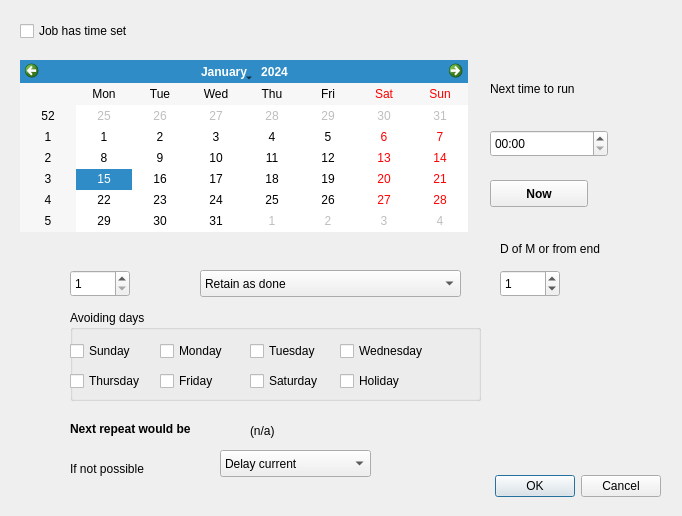
<?xml version="1.0" encoding="UTF-8"?>
<ui version="4.0">
 <class>timeparamdlg</class>
 <widget class="QDialog" name="timeparamdlg">
  <property name="geometry">
   <rect>
    <x>0</x>
    <y>0</y>
    <width>682</width>
    <height>516</height>
   </rect>
  </property>
  <property name="windowTitle">
   <string>Job Time parameters</string>
  </property>
  <widget class="QDialogButtonBox" name="buttonBox">
   <property name="geometry">
    <rect>
     <x>400</x>
     <y>470</y>
     <width>261</width>
     <height>32</height>
    </rect>
   </property>
   <property name="orientation">
    <enum>Qt::Horizontal</enum>
   </property>
   <property name="standardButtons">
    <set>QDialogButtonBox::Cancel|QDialogButtonBox::Ok</set>
   </property>
  </widget>
  <widget class="QCheckBox" name="timeisset">
   <property name="geometry">
    <rect>
     <x>20</x>
     <y>20</y>
     <width>141</width>
     <height>22</height>
    </rect>
   </property>
   <property name="toolTip">
    <string>Indicate job has time set as opposed to being a &quot;do when possible&quot; job.</string>
   </property>
   <property name="text">
    <string>Job has time set</string>
   </property>
  </widget>
  <widget class="QCalendarWidget" name="nexttime_date">
   <property name="geometry">
    <rect>
     <x>20</x>
     <y>60</y>
     <width>448</width>
     <height>172</height>
    </rect>
   </property>
   <property name="toolTip">
    <string>Select the date of the next run here</string>
   </property>
  </widget>
  <widget class="QTimeEdit" name="nexttime_time">
   <property name="geometry">
    <rect>
     <x>490</x>
     <y>130</y>
     <width>118</width>
     <height>27</height>
    </rect>
   </property>
   <property name="toolTip">
    <string>Select the time part of the next time here</string>
   </property>
   <property name="displayFormat">
    <string>HH:mm</string>
   </property>
   <property name="calendarPopup">
    <bool>false</bool>
   </property>
  </widget>
  <widget class="QLabel" name="label">
   <property name="geometry">
    <rect>
     <x>490</x>
     <y>80</y>
     <width>121</width>
     <height>17</height>
    </rect>
   </property>
   <property name="text">
    <string>Next time to run</string>
   </property>
  </widget>
  <widget class="QComboBox" name="repstyle">
   <property name="geometry">
    <rect>
     <x>200</x>
     <y>270</y>
     <width>261</width>
     <height>27</height>
    </rect>
   </property>
   <property name="toolTip">
    <string>Set here what style of repeat you require.
Either set to delete at the end, to retain as &quot;done&quot; with manual reset or as
auto-repeat by the intervals given and number of units as given in the box.</string>
   </property>
   <property name="currentIndex">
    <number>1</number>
   </property>
   <item>
    <property name="text">
     <string>Delete at end</string>
    </property>
   </item>
   <item>
    <property name="text">
     <string>Retain as done</string>
    </property>
   </item>
   <item>
    <property name="text">
     <string>Minutes</string>
    </property>
   </item>
   <item>
    <property name="text">
     <string>Hours</string>
    </property>
   </item>
   <item>
    <property name="text">
     <string>Days</string>
    </property>
   </item>
   <item>
    <property name="text">
     <string>Weeks</string>
    </property>
   </item>
   <item>
    <property name="text">
     <string>Months (relative to the beginning)</string>
    </property>
   </item>
   <item>
    <property name="text">
     <string>Months (relative to the end)</string>
    </property>
   </item>
   <item>
    <property name="text">
     <string>Years</string>
    </property>
   </item>
  </widget>
  <widget class="QSpinBox" name="repunits">
   <property name="geometry">
    <rect>
     <x>70</x>
     <y>270</y>
     <width>60</width>
     <height>27</height>
    </rect>
   </property>
   <property name="toolTip">
    <string>Number of units of the repeat given</string>
   </property>
   <property name="minimum">
    <number>1</number>
   </property>
   <property name="maximum">
    <number>60</number>
   </property>
   <property name="value">
    <number>1</number>
   </property>
  </widget>
  <widget class="QSpinBox" name="monthday">
   <property name="geometry">
    <rect>
     <x>500</x>
     <y>270</y>
     <width>60</width>
     <height>27</height>
    </rect>
   </property>
   <property name="toolTip">
    <string>Set the target day of the month for monthly repeats

For month relative to the beginning repeats, this gives the target day of the
month. If this is not acceptable, then the following day is tried until acceptable.

For month relative to the end repeats this gives the number of days back from
the end of the month, possibly zero days, so if the month has 31 days, 0 would
aim for 31st, 1 would aim for 30th and so on. If the day of the week thereby
selected is unacceptable the preceding day is tried until acceptable.

Note that the display of month days in month relative to the end has been
changed relative to previous software hopefully to make it more
understandable.</string>
   </property>
   <property name="minimum">
    <number>0</number>
   </property>
   <property name="maximum">
    <number>31</number>
   </property>
   <property name="singleStep">
    <number>1</number>
   </property>
   <property name="value">
    <number>1</number>
   </property>
  </widget>
  <widget class="QGroupBox" name="groupBox">
   <property name="geometry">
    <rect>
     <x>70</x>
     <y>310</y>
     <width>411</width>
     <height>91</height>
    </rect>
   </property>
   <property name="toolTip">
    <string>Select days to avoid when calculating repeat</string>
   </property>
   <property name="title">
    <string>Avoiding days</string>
   </property>
   <widget class="QCheckBox" name="avSun">
    <property name="geometry">
     <rect>
      <x>0</x>
      <y>30</y>
      <width>97</width>
      <height>22</height>
     </rect>
    </property>
    <property name="toolTip">
     <string>Set Sunday as a day to avoid when calculating repeats</string>
    </property>
    <property name="text">
     <string>Sunday</string>
    </property>
   </widget>
   <widget class="QCheckBox" name="avMon">
    <property name="geometry">
     <rect>
      <x>90</x>
      <y>30</y>
      <width>97</width>
      <height>22</height>
     </rect>
    </property>
    <property name="toolTip">
     <string>Set Monday as a day to avoid when calculating repeats</string>
    </property>
    <property name="text">
     <string>Monday</string>
    </property>
   </widget>
   <widget class="QCheckBox" name="avTue">
    <property name="geometry">
     <rect>
      <x>180</x>
      <y>30</y>
      <width>97</width>
      <height>22</height>
     </rect>
    </property>
    <property name="toolTip">
     <string>Set Tuesday as a day to avoid when calculating repeats</string>
    </property>
    <property name="text">
     <string>Tuesday</string>
    </property>
   </widget>
   <widget class="QCheckBox" name="avWed">
    <property name="geometry">
     <rect>
      <x>270</x>
      <y>30</y>
      <width>111</width>
      <height>22</height>
     </rect>
    </property>
    <property name="toolTip">
     <string>Set Wednesday as a day to avoid when calculating repeats</string>
    </property>
    <property name="text">
     <string>Wednesday</string>
    </property>
   </widget>
   <widget class="QCheckBox" name="avThu">
    <property name="geometry">
     <rect>
      <x>0</x>
      <y>60</y>
      <width>97</width>
      <height>22</height>
     </rect>
    </property>
    <property name="toolTip">
     <string>Set Thursday as a day to avoid when calculating repeats</string>
    </property>
    <property name="text">
     <string>Thursday</string>
    </property>
   </widget>
   <widget class="QCheckBox" name="avFri">
    <property name="geometry">
     <rect>
      <x>90</x>
      <y>60</y>
      <width>97</width>
      <height>22</height>
     </rect>
    </property>
    <property name="toolTip">
     <string>Set Friday as a day to avoid when calculating repeats</string>
    </property>
    <property name="text">
     <string>Friday</string>
    </property>
   </widget>
   <widget class="QCheckBox" name="avSat">
    <property name="geometry">
     <rect>
      <x>180</x>
      <y>60</y>
      <width>97</width>
      <height>22</height>
     </rect>
    </property>
    <property name="toolTip">
     <string>Set Saturday as a day to avoid when calculating repeats</string>
    </property>
    <property name="text">
     <string>Saturday</string>
    </property>
   </widget>
   <widget class="QCheckBox" name="avHol">
    <property name="geometry">
     <rect>
      <x>270</x>
      <y>60</y>
      <width>97</width>
      <height>22</height>
     </rect>
    </property>
    <property name="toolTip">
     <string>Avoid one of the table of holidays when calculating repeats.
</string>
    </property>
    <property name="text">
     <string>Holiday</string>
    </property>
   </widget>
  </widget>
  <widget class="QLabel" name="label_2">
   <property name="geometry">
    <rect>
     <x>70</x>
     <y>420</y>
     <width>161</width>
     <height>17</height>
    </rect>
   </property>
   <property name="font">
    <font>
     <weight>75</weight>
     <bold>true</bold>
    </font>
   </property>
   <property name="text">
    <string>Next repeat would be</string>
   </property>
  </widget>
  <widget class="QLabel" name="nextrep">
   <property name="geometry">
    <rect>
     <x>250</x>
     <y>420</y>
     <width>201</width>
     <height>21</height>
    </rect>
   </property>
   <property name="toolTip">
    <string>This is the estimated next repeat time</string>
   </property>
   <property name="text">
    <string>(n/a)</string>
   </property>
  </widget>
  <widget class="QComboBox" name="ifnposs">
   <property name="geometry">
    <rect>
     <x>220</x>
     <y>450</y>
     <width>151</width>
     <height>27</height>
    </rect>
   </property>
   <property name="currentIndex">
    <number>1</number>
   </property>
   <item>
    <property name="text">
     <string>Skip to next</string>
    </property>
   </item>
   <item>
    <property name="text">
     <string>Delay current</string>
    </property>
   </item>
   <item>
    <property name="text">
     <string>Delay and adjust</string>
    </property>
   </item>
   <item>
    <property name="text">
     <string>Catch up</string>
    </property>
   </item>
  </widget>
  <widget class="QLabel" name="label_3">
   <property name="geometry">
    <rect>
     <x>70</x>
     <y>460</y>
     <width>111</width>
     <height>17</height>
    </rect>
   </property>
   <property name="text">
    <string>If not possible</string>
   </property>
  </widget>
  <widget class="QLabel" name="label_4">
   <property name="geometry">
    <rect>
     <x>500</x>
     <y>240</y>
     <width>141</width>
     <height>17</height>
    </rect>
   </property>
   <property name="text">
    <string>D of M or from end</string>
   </property>
  </widget>
  <widget class="QPushButton" name="setnow">
   <property name="geometry">
    <rect>
     <x>490</x>
     <y>180</y>
     <width>98</width>
     <height>27</height>
    </rect>
   </property>
   <property name="font">
    <font>
     <weight>75</weight>
     <bold>true</bold>
    </font>
   </property>
   <property name="toolTip">
    <string>Reset date and time to &quot;now&quot;</string>
   </property>
   <property name="text">
    <string>Now</string>
   </property>
  </widget>
 </widget>
 <tabstops>
  <tabstop>timeisset</tabstop>
  <tabstop>nexttime_date</tabstop>
  <tabstop>nexttime_time</tabstop>
  <tabstop>setnow</tabstop>
  <tabstop>repunits</tabstop>
  <tabstop>repstyle</tabstop>
  <tabstop>monthday</tabstop>
  <tabstop>avSun</tabstop>
  <tabstop>avMon</tabstop>
  <tabstop>avTue</tabstop>
  <tabstop>avWed</tabstop>
  <tabstop>avThu</tabstop>
  <tabstop>avFri</tabstop>
  <tabstop>avSat</tabstop>
  <tabstop>avHol</tabstop>
  <tabstop>ifnposs</tabstop>
  <tabstop>buttonBox</tabstop>
 </tabstops>
 <resources/>
 <connections>
  <connection>
   <sender>buttonBox</sender>
   <signal>accepted()</signal>
   <receiver>timeparamdlg</receiver>
   <slot>accept()</slot>
   <hints>
    <hint type="sourcelabel">
     <x>248</x>
     <y>254</y>
    </hint>
    <hint type="destinationlabel">
     <x>157</x>
     <y>274</y>
    </hint>
   </hints>
  </connection>
  <connection>
   <sender>buttonBox</sender>
   <signal>rejected()</signal>
   <receiver>timeparamdlg</receiver>
   <slot>reject()</slot>
   <hints>
    <hint type="sourcelabel">
     <x>316</x>
     <y>260</y>
    </hint>
    <hint type="destinationlabel">
     <x>286</x>
     <y>274</y>
    </hint>
   </hints>
  </connection>
 </connections>
</ui>
